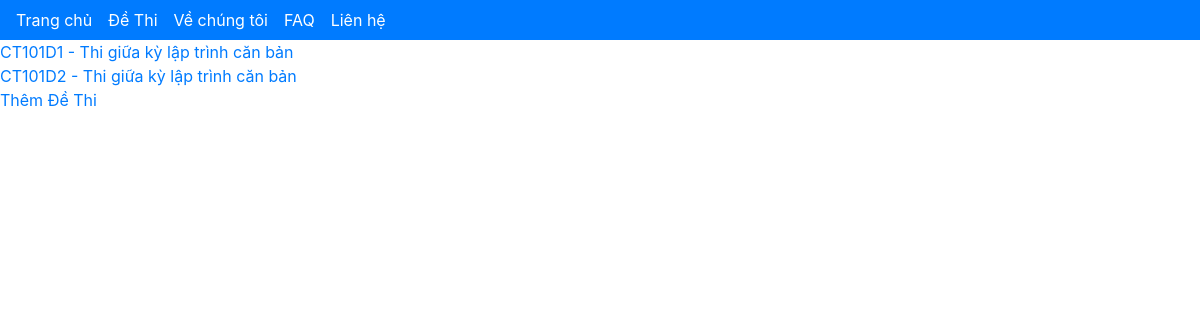
Page /allTest.php?makhoa=DI&mamon=CT101 on the earlier database version.
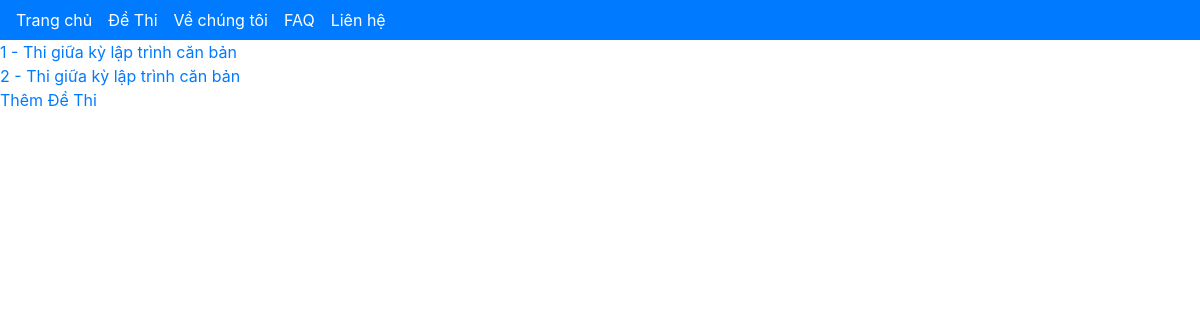
Same page on the later database version.
### tables this page shows
create table DETHI (
maDT int(8) primary key NOT NULL auto_increment,
tenDT varchar(255) NOT NULL,
ngaythi date NOT NULL,
tgthi int,
makhoa char(8) NOT NULL,
 
mamon char(8) NOT NULL,
foreign key (makhoa) references khoa(makhoa),
foreign key (mamon) references mon(mamon)
);

### lib/Psr4AutoloaderClass.php (called while the page is built, shortened)
<?php
class Psr4AutoloaderClass
{
	protected $prefixes = array();
	public function addNamespace($prefix, $base_dir, $prepend = false)
	{
		$prefix = trim($prefix, '\\') . '\\';
		$base_dir = rtrim($base_dir, DIRECTORY_SEPARATOR) . '/';
		if (isset($this->prefixes[$prefix]) === false) {
			$this->prefixes[$prefix] = array();
		}
		if ($prepend) {
			array_unshift($this->prefixes[$prefix], $base_dir);
		} else {
			array_push($this->prefixes[$prefix], $base_dir);
		}
	}
	public function loadClass($class)
	{
		$prefix = $class;
		while (false !== $pos = strrpos($prefix, '\\')) {
			$prefix = substr($class, 0, $pos + 1);
			$relative_class = substr($class, $pos + 1);
			$mapped_file = $this->loadMappedFile($prefix, $relative_class);
			if ($mapped_file) {
				return $mapped_file;
			}
			$prefix = rtrim($prefix, '\\');
		}
		return false;
	}
	protected function loadMappedFile($prefix, $relative_class)
	{
		foreach ($this->prefixes[$prefix] as $base_dir) {
			$file = $base_dir
				. str_replace('\\', '/', $relative_class)
				. '.php';
			if ($this->requireFile($file)) {
				return $file;
			}
		}
		return false;
	}
	protected function requireFile($file)
	{
		if (file_exists($file)) {
			return true;
		}
		return false;
	}
}

### src/controlDeThi.php (called while the page is built, shortened)
<?php
class controlDeThi{
private $db;
public function __construct($pdo)
{
    $this->db = $pdo;
}
public function getDeThiTheoMon($mamon){
    $allDeThi = [];
    $statement = $this->db->prepare('select * from dethi where mamon like :mamon');
    $statement->execute(array('mamon'=>$mamon));
    while($row = $statement->fetch()){
        $dethi = new controlDeThi($this->db);
        $dethi->fillFromDT($row);
        $allDeThi[] =$dethi;
    }
    return $allDeThi;
}
protected function fillFromDT(array $row)
{
    return $this;
}
}

### Public/allTest.php (the view, shortened to what this page needs)
<?php
    require_once '../connectData.php';
?>
<!DOCTYPE html>
<html lang="en">
<head>
    <link rel="stylesheet" href="./css/main.css">
    <link rel="stylesheet" href="https://cdn.jsdelivr.net/npm/bootstrap@4.6.0/dist/css/bootstrap.min.css"
>
</head>
<body>
    <?php require_once '../Compoinent/header.php';
    $mamon= isset($_REQUEST['mamon']) ?
    filter_var($_REQUEST['mamon']) : -1;
    $makhoa= isset($_REQUEST['makhoa']) ?
    filter_var($_REQUEST['makhoa']) : -1;
    ?>
    <?php
    $controlDeThi = new controlDeThi($PDO);
    $allDethi = $controlDeThi->getDeThiTheoMon($mamon);
    foreach($allDethi as $Dethi):?>
                <div><a href="<?=BASE_URL_PATH . 'Test.php?maDT='.$Dethi->maDT.'&tenDT='.$Dethi->tenDT ?>"><?=htmlspecialchars($Dethi->maDT)?> - <?=htmlspecialchars($Dethi->tenDT)?> </a></div>
        <?php endforeach?>
    <div><a href="<?=BASE_URL_PATH . 'addDeThi.php?makhoa='.$makhoa.'&mamon='.$mamon?>">Thêm Đề Thi</a></div>
</body>
</html>

### Compoinent/header.php
<div class="header bg-primary">
        <div class="navbar-nav nav navbar-expand-md ml-3">
			<a href="<?=BASE_URL_PATH . 'index.php'?>" class="nav-link mr-3 text-white">Trang chủ</a>
			<a href="#" class="nav-link mr-3 text-white ">Đề Thi</a>
			<a href="#" class="nav-link mr-3 text-white ">Về chúng tôi</a>
			<a href="#" class="nav-link mr-3 text-white ">FAQ</a>
			<a href="#" class="nav-link mr-3 text-white ">Liên hệ</a>
		</div>
</div>

Differences in the rows shown:
removed dethi: maDT "CT101D1", tenDT "Thi giữa kỳ lập trình căn bản"
removed dethi: maDT "CT101D2", tenDT "Thi giữa kỳ lập trình căn bản"
added dethi: maDT "1", tenDT "Thi giữa kỳ lập trình căn bản"
added dethi: maDT "2", tenDT "Thi giữa kỳ lập trình căn bản"
